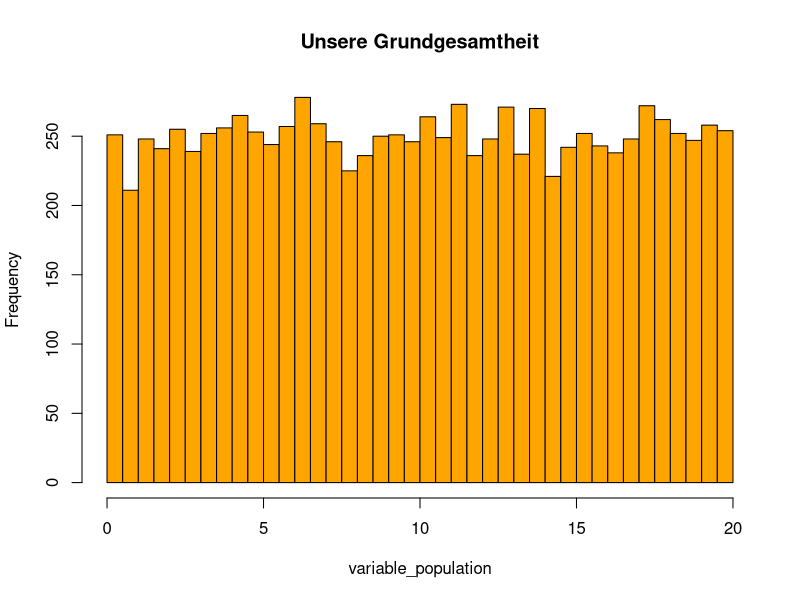
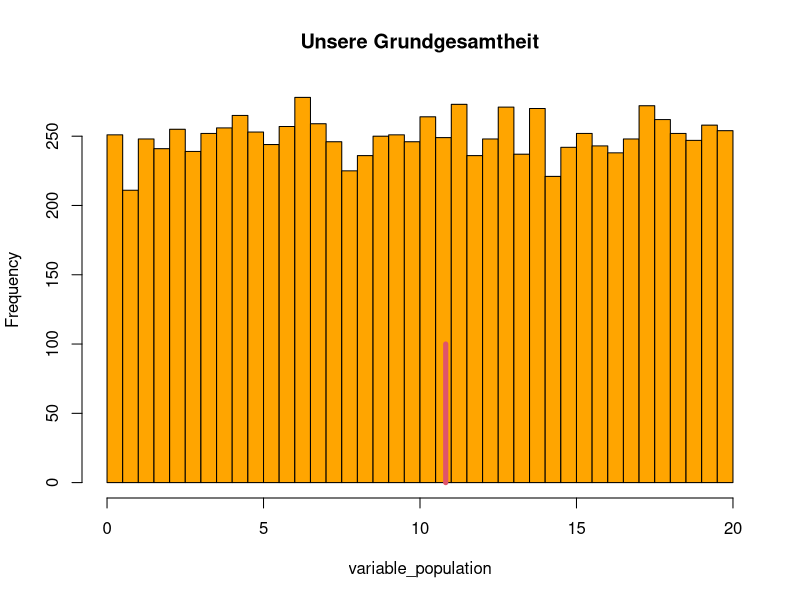
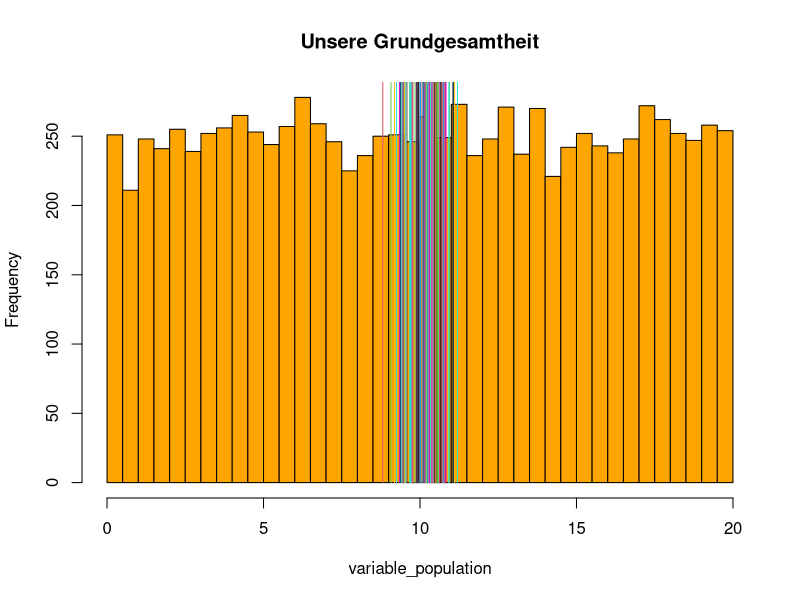
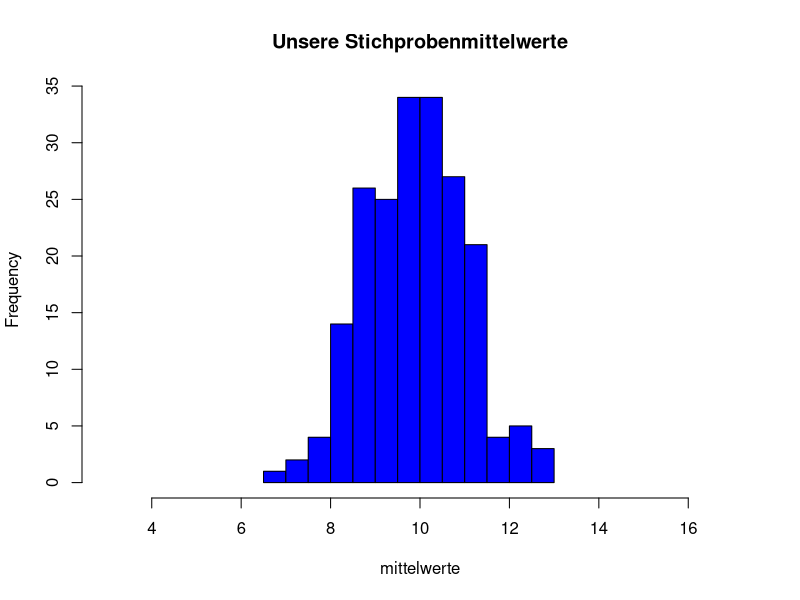
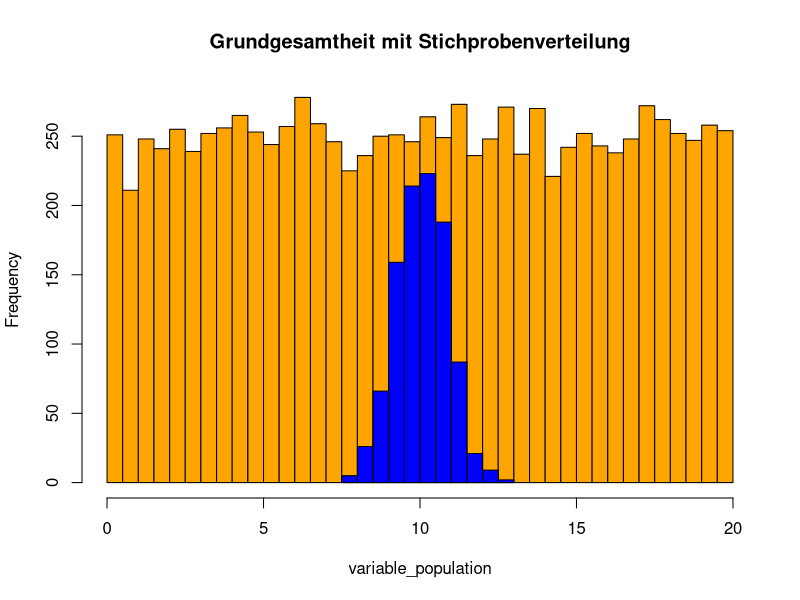

Recreate these plots in R, in order.
# Skript zu Simulation des Standardfehlers

#Ebene der Grundgesamtheit

variable_population <- runif(10000,
                             min = 0,
                             max = 20)
mean(variable_population)
sd(variable_population)
hist(variable_population,
     breaks = 30,
     col="orange",
     main="Unsere Grundgesamtheit",
     xlim = c(0,20)
     )

#Ebene der einzelnen Stichprobe

sample1 <- sample(variable_population, 100)
mean(sample1)
mean(variable_population)
hist(variable_population,
     breaks = 30,
     col="orange",
     main="Unsere Grundgesamtheit",
     xlim = c(0,20)
     )
points(rep(mean(sample1), 2),
       c(0, 100),
       type = "l",
       col = 2,
       lwd = 5)

# Ebene der einzelnen Stichprobe als *Loop*

hist(variable_population,
     breaks = 30,
     col = "orange",
     main="Unsere Grundgesamtheit",
     xlim = c(0,20)
     )

for (i in 1:100) {
sample1 <- sample(variable_population, 100)
points(rep(mean(sample1), 2),
       c(0, 300),
       type = "l",
       col = i,
       lwd = 1)
}


# Stichprobenziehung als *Funktion*

meine_samples <- function(x, n, trials) {
variable_sample <- sample(x, n)
for (i in 1:(trials - 1)){
variable_sample <- cbind(variable_sample, sample(x, n))
}
return(variable_sample)
}

stichproben_200 <- meine_samples(variable_population, 30, 200)

# Ebene der Stichprobenverteilung

mittelwerte <- apply(stichproben_200, 2, mean)
hist(mittelwerte,
     breaks = 10,
     col = "blue",
     main = "Unsere Stichprobenmittelwerte",
     xlim=c(3,17)
     )


# *Gemeinsame Darstellung* der Stichprobenverteilung in der Grundgesamtheit anhand der Histogramme

hist(variable_population,
     breaks = 30,
     col = "orange",
     main = "Grundgesamtheit mit Stichprobenverteilung",
     xlim = c(0, 20),
     )

mittelwerte_samples <- apply(meine_samples(variable_population,
                                           50,
                                           1000),
                             2,
                             mean)

hist(mittelwerte_samples,
     breaks = 10,
     col = "blue",
     add = T)
